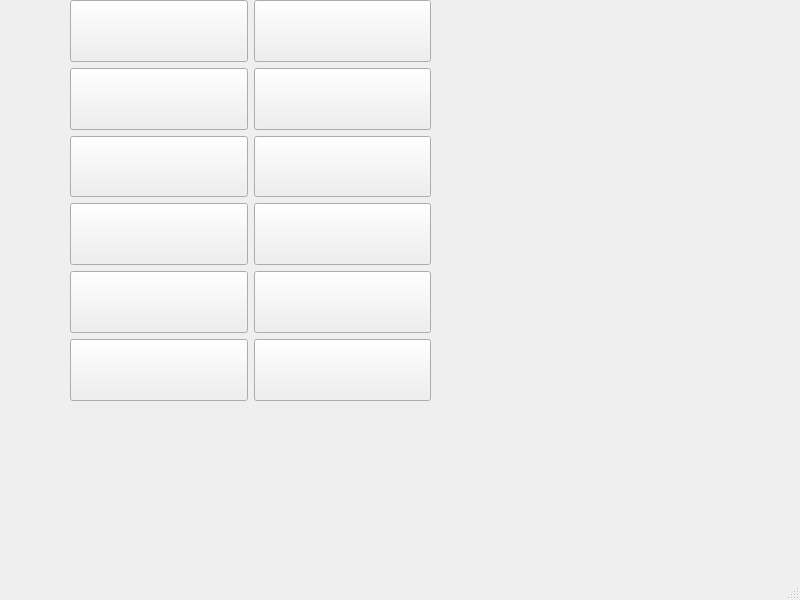
<?xml version="1.0" encoding="UTF-8"?>
<ui version="4.0">
 <class>MainWindow</class>
 <widget class="QMainWindow" name="MainWindow">
  <property name="geometry">
   <rect>
    <x>0</x>
    <y>0</y>
    <width>800</width>
    <height>600</height>
   </rect>
  </property>
  <property name="windowTitle">
   <string>MainWindow</string>
  </property>
  <widget class="QWidget" name="centralwidget">
   <widget class="QWidget" name="gridLayoutWidget">
    <property name="geometry">
     <rect>
      <x>70</x>
      <y>0</y>
      <width>361</width>
      <height>401</height>
     </rect>
    </property>
    <layout class="QGridLayout" name="gridLayout">
     <item row="0" column="1">
      <widget class="QPushButton" name="pushButton_3">
       <property name="sizePolicy">
        <sizepolicy hsizetype="Minimum" vsizetype="Preferred">
         <horstretch>0</horstretch>
         <verstretch>0</verstretch>
        </sizepolicy>
       </property>
       <property name="text">
        <string/>
       </property>
       <property name="icon">
        <iconset>
         <normaloff>../../InkICONS/g4631.png</normaloff>../../InkICONS/g4631.png</iconset>
       </property>
       <property name="iconSize">
        <size>
         <width>40</width>
         <height>40</height>
        </size>
       </property>
      </widget>
     </item>
     <item row="5" column="0">
      <widget class="QPushButton" name="pushButton_4">
       <property name="sizePolicy">
        <sizepolicy hsizetype="Minimum" vsizetype="Preferred">
         <horstretch>0</horstretch>
         <verstretch>0</verstretch>
        </sizepolicy>
       </property>
       <property name="text">
        <string/>
       </property>
       <property name="icon">
        <iconset>
         <normaloff>../../InkICONS/g4631.png</normaloff>../../InkICONS/g4631.png</iconset>
       </property>
       <property name="iconSize">
        <size>
         <width>40</width>
         <height>40</height>
        </size>
       </property>
      </widget>
     </item>
     <item row="0" column="0">
      <widget class="QPushButton" name="pushButton">
       <property name="sizePolicy">
        <sizepolicy hsizetype="Minimum" vsizetype="Preferred">
         <horstretch>0</horstretch>
         <verstretch>0</verstretch>
        </sizepolicy>
       </property>
       <property name="text">
        <string/>
       </property>
       <property name="icon">
        <iconset>
         <normaloff>../../InkICONS/g4631.png</normaloff>../../InkICONS/g4631.png</iconset>
       </property>
       <property name="iconSize">
        <size>
         <width>40</width>
         <height>40</height>
        </size>
       </property>
      </widget>
     </item>
     <item row="3" column="0">
      <widget class="QPushButton" name="pushButton_5">
       <property name="sizePolicy">
        <sizepolicy hsizetype="Minimum" vsizetype="Preferred">
         <horstretch>0</horstretch>
         <verstretch>0</verstretch>
        </sizepolicy>
       </property>
       <property name="text">
        <string/>
       </property>
       <property name="icon">
        <iconset>
         <normaloff>../../InkICONS/g4631.png</normaloff>../../InkICONS/g4631.png</iconset>
       </property>
       <property name="iconSize">
        <size>
         <width>40</width>
         <height>40</height>
        </size>
       </property>
      </widget>
     </item>
     <item row="4" column="0">
      <widget class="QPushButton" name="pushButton_7">
       <property name="sizePolicy">
        <sizepolicy hsizetype="Minimum" vsizetype="Preferred">
         <horstretch>0</horstretch>
         <verstretch>0</verstretch>
        </sizepolicy>
       </property>
       <property name="text">
        <string/>
       </property>
       <property name="icon">
        <iconset>
         <normaloff>../../InkICONS/g4631.png</normaloff>../../InkICONS/g4631.png</iconset>
       </property>
       <property name="iconSize">
        <size>
         <width>40</width>
         <height>40</height>
        </size>
       </property>
      </widget>
     </item>
     <item row="4" column="1">
      <widget class="QPushButton" name="pushButton_8">
       <property name="sizePolicy">
        <sizepolicy hsizetype="Minimum" vsizetype="Preferred">
         <horstretch>0</horstretch>
         <verstretch>0</verstretch>
        </sizepolicy>
       </property>
       <property name="text">
        <string/>
       </property>
       <property name="icon">
        <iconset>
         <normaloff>../../InkICONS/g4631.png</normaloff>../../InkICONS/g4631.png</iconset>
       </property>
       <property name="iconSize">
        <size>
         <width>40</width>
         <height>40</height>
        </size>
       </property>
      </widget>
     </item>
     <item row="5" column="1">
      <widget class="QPushButton" name="pushButton_6">
       <property name="sizePolicy">
        <sizepolicy hsizetype="Minimum" vsizetype="Preferred">
         <horstretch>0</horstretch>
         <verstretch>0</verstretch>
        </sizepolicy>
       </property>
       <property name="text">
        <string/>
       </property>
       <property name="icon">
        <iconset>
         <normaloff>../../InkICONS/g4631.png</normaloff>../../InkICONS/g4631.png</iconset>
       </property>
       <property name="iconSize">
        <size>
         <width>40</width>
         <height>40</height>
        </size>
       </property>
      </widget>
     </item>
     <item row="2" column="0">
      <widget class="QPushButton" name="pushButton_9">
       <property name="sizePolicy">
        <sizepolicy hsizetype="Minimum" vsizetype="Preferred">
         <horstretch>0</horstretch>
         <verstretch>0</verstretch>
        </sizepolicy>
       </property>
       <property name="text">
        <string/>
       </property>
       <property name="icon">
        <iconset>
         <normaloff>../../InkICONS/g4631.png</normaloff>../../InkICONS/g4631.png</iconset>
       </property>
       <property name="iconSize">
        <size>
         <width>40</width>
         <height>40</height>
        </size>
       </property>
      </widget>
     </item>
     <item row="1" column="0">
      <widget class="QPushButton" name="pushButton_10">
       <property name="sizePolicy">
        <sizepolicy hsizetype="Minimum" vsizetype="Preferred">
         <horstretch>0</horstretch>
         <verstretch>0</verstretch>
        </sizepolicy>
       </property>
       <property name="text">
        <string/>
       </property>
       <property name="icon">
        <iconset>
         <normaloff>../../InkICONS/g4631.png</normaloff>../../InkICONS/g4631.png</iconset>
       </property>
       <property name="iconSize">
        <size>
         <width>40</width>
         <height>40</height>
        </size>
       </property>
      </widget>
     </item>
     <item row="1" column="1">
      <widget class="QPushButton" name="pushButton_11">
       <property name="sizePolicy">
        <sizepolicy hsizetype="Minimum" vsizetype="Preferred">
         <horstretch>0</horstretch>
         <verstretch>0</verstretch>
        </sizepolicy>
       </property>
       <property name="text">
        <string/>
       </property>
       <property name="icon">
        <iconset>
         <normaloff>../../InkICONS/g4631.png</normaloff>../../InkICONS/g4631.png</iconset>
       </property>
       <property name="iconSize">
        <size>
         <width>40</width>
         <height>40</height>
        </size>
       </property>
      </widget>
     </item>
     <item row="2" column="1">
      <widget class="QPushButton" name="pushButton_12">
       <property name="sizePolicy">
        <sizepolicy hsizetype="Minimum" vsizetype="Preferred">
         <horstretch>0</horstretch>
         <verstretch>0</verstretch>
        </sizepolicy>
       </property>
       <property name="text">
        <string/>
       </property>
       <property name="icon">
        <iconset>
         <normaloff>../../InkICONS/g4631.png</normaloff>../../InkICONS/g4631.png</iconset>
       </property>
       <property name="iconSize">
        <size>
         <width>40</width>
         <height>40</height>
        </size>
       </property>
      </widget>
     </item>
     <item row="3" column="1">
      <widget class="QPushButton" name="pushButton_13">
       <property name="sizePolicy">
        <sizepolicy hsizetype="Minimum" vsizetype="Preferred">
         <horstretch>0</horstretch>
         <verstretch>0</verstretch>
        </sizepolicy>
       </property>
       <property name="text">
        <string/>
       </property>
       <property name="icon">
        <iconset>
         <normaloff>../../InkICONS/g4631.png</normaloff>../../InkICONS/g4631.png</iconset>
       </property>
       <property name="iconSize">
        <size>
         <width>40</width>
         <height>40</height>
        </size>
       </property>
      </widget>
     </item>
    </layout>
   </widget>
  </widget>
  <widget class="QMenuBar" name="menubar">
   <property name="geometry">
    <rect>
     <x>0</x>
     <y>0</y>
     <width>800</width>
     <height>22</height>
    </rect>
   </property>
  </widget>
  <widget class="QStatusBar" name="statusbar"/>
 </widget>
 <resources/>
 <connections/>
</ui>
